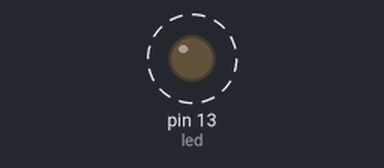
The sketch below on a simulated Arduino Uno, built with avr-gcc and run on an emulated ATmega328P. Shown: output pins drawn as LEDs (lit = HIGH). Dashed ring = blinking.

Above: at 0.15 s.
Timing chart, 0 to 3.0 s (numbered marks = the images above):
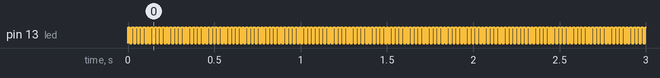

Measured:
- by itself, pin 13 (led): alternates HIGH for 0.01 s and LOW for 0.01 s

The sketch:

blink_fast.ino
```cpp
/*
  Blink Fast
  Cintila um led tão depressa que não é visivel ao olho humano

  Com uma camera de telemovel é visivel
 */


/*-----( Declarar constantes e numeros dos pinos )-----*/
int led = 13;
int wait = 11;

 /****** SETUP: Corre uma vez so ao ser iniciado o arduino ******/
void setup() {
  // Inicializar o pino.
  pinMode(led, OUTPUT);
}


void loop() /****** SETUP: Corre uma vez so ao ser iniciado o arduino ******/
{
  digitalWrite(led, HIGH);   // liga o LED  (HIGH é o nivel de voltagem)
  delay(wait);
  digitalWrite(led, LOW);    // desliga o  LED passando a voltagem para LOW
  delay(wait);

}
```
